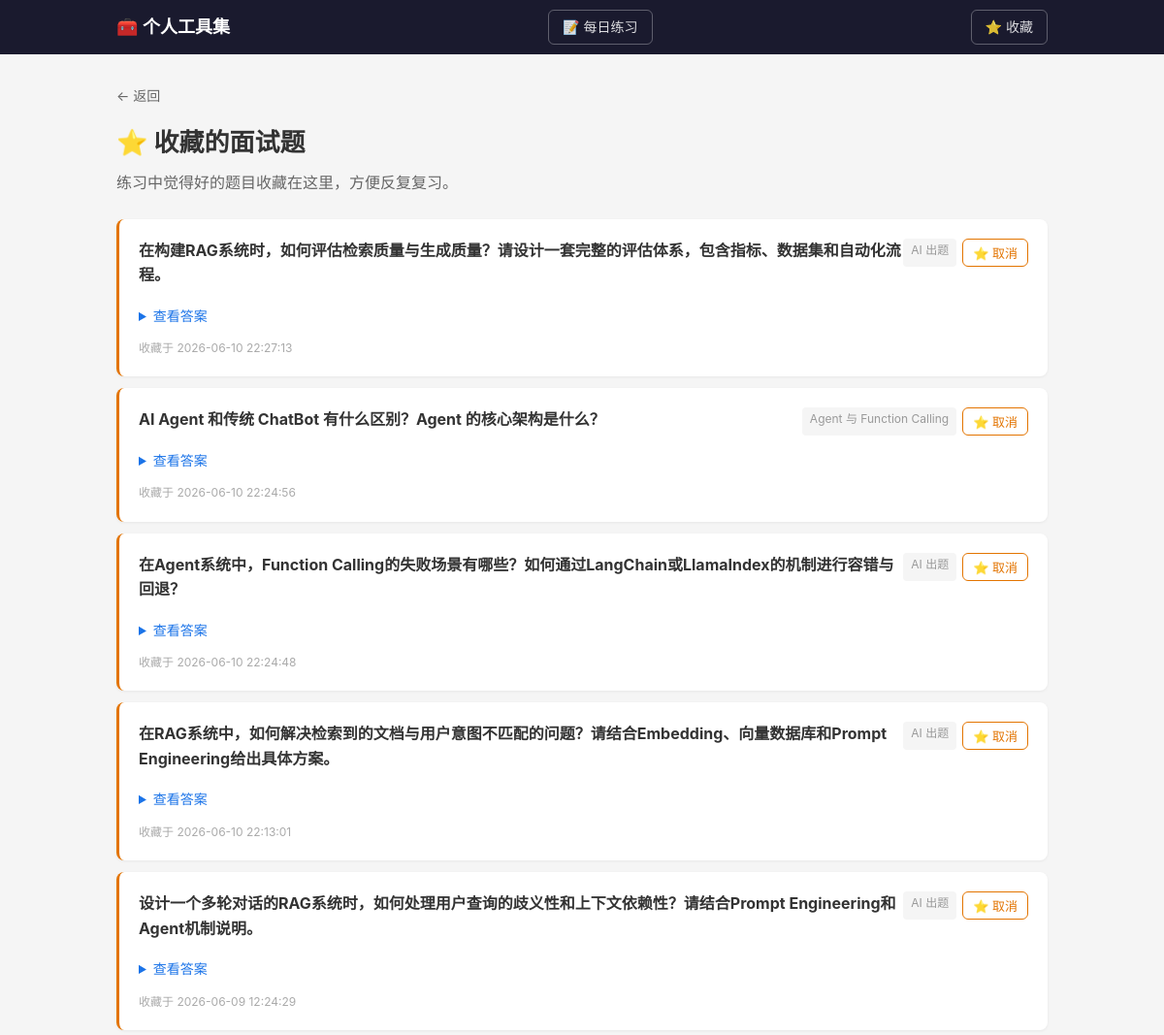
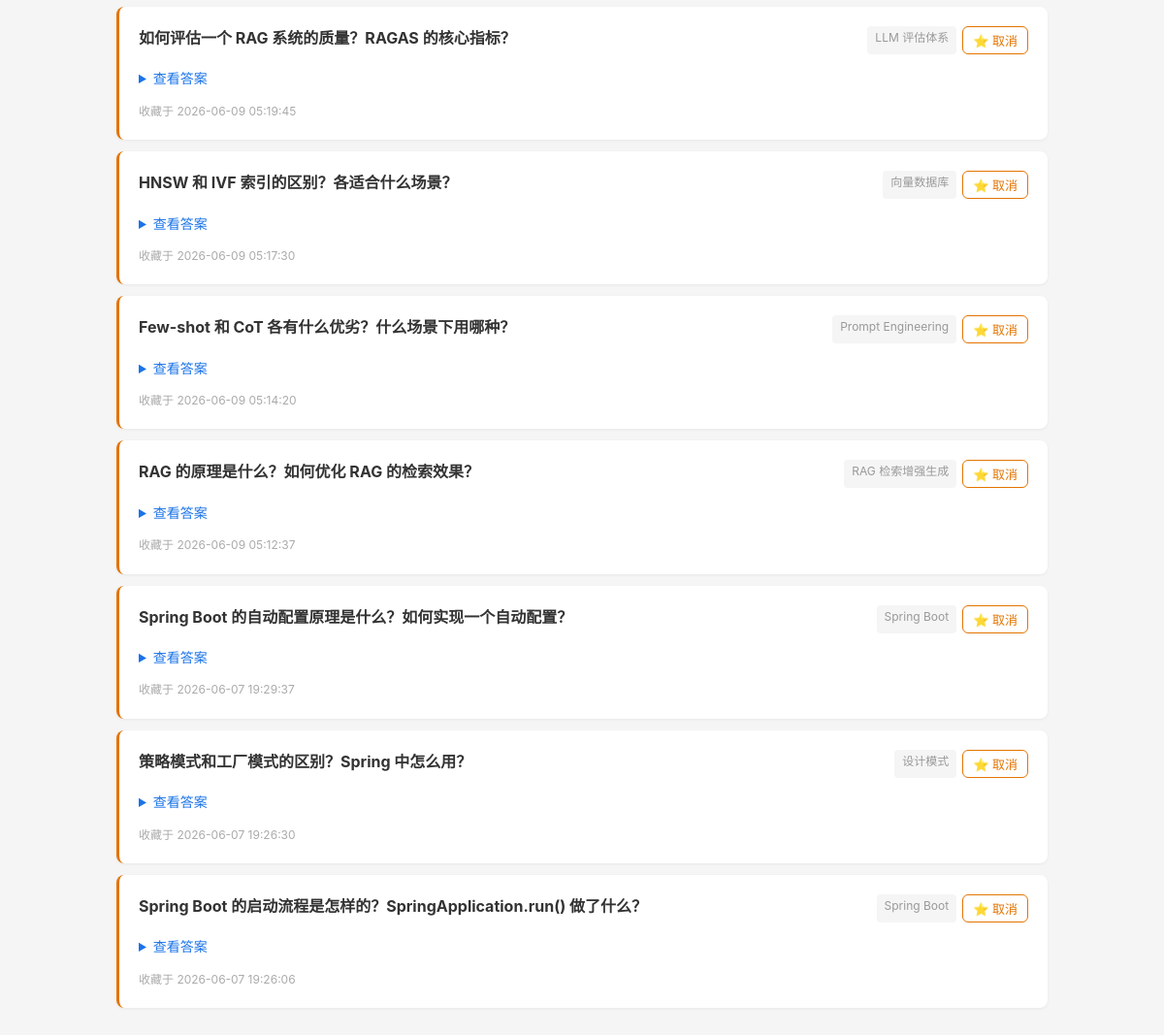
Page /skillset/favorites on the committed database (2 pictures, top to bottom).
### tables this page shows
CREATE TABLE favorite (
            id INTEGER PRIMARY KEY AUTOINCREMENT,
            entry_id INTEGER NOT NULL UNIQUE,
            created_at TIMESTAMP DEFAULT CURRENT_TIMESTAMP,
            FOREIGN KEY (entry_id) REFERENCES entry(id) ON DELETE CASCADE
        );

CREATE TABLE entry (
            id INTEGER PRIMARY KEY AUTOINCREMENT,
            stack_id INTEGER NOT NULL,
            title TEXT NOT NULL,
            content TEXT DEFAULT '',
            tags TEXT DEFAULT '',
            entry_type TEXT DEFAULT 'note',
            created_at TIMESTAMP DEFAULT CURRENT_TIMESTAMP,
            updated_at TIMESTAMP DEFAULT CURRENT_TIMESTAMP,
            FOREIGN KEY (stack_id) REFERENCES stack(id) ON DELETE CASCADE
        );

CREATE TABLE stack (
            id INTEGER PRIMARY KEY AUTOINCREMENT,
            tool_id INTEGER NOT NULL,
            name TEXT NOT NULL,
            description TEXT DEFAULT '',
            sort_order INTEGER DEFAULT 0,
            is_deprecated INTEGER DEFAULT 0,
            created_at TIMESTAMP DEFAULT CURRENT_TIMESTAMP, group_name TEXT DEFAULT '',
            FOREIGN KEY (tool_id) REFERENCES tool(id) ON DELETE CASCADE,
            UNIQUE(tool_id, name)
        );

### tools/skillset/routes.py (the view)
@bp.route("/favorites")
def favorite_list():
    favorites = Favorite.get_all()
    return render_template("favorites.html", favorites=favorites)

### app.py (called while the page is built)
@app.template_filter("markdown")
def markdown_filter(text):
    return markdown.markdown(
        text,
        extensions=["fenced_code", "tables", "codehilite"],
    )

### db.py (called while the page is built)
def get_db():
    conn = sqlite3.connect(str(DB_PATH))
    conn.row_factory = sqlite3.Row
    conn.execute("PRAGMA foreign_keys = ON")
    return conn

### tools/skillset/models.py (called while the page is built)
    @staticmethod
    def get_all():
        db = get_db()
        return db.execute(
            'SELECT e.*, s.name as stack_name, f.created_at as fav_at '
            'FROM favorite f JOIN entry e ON f.entry_id = e.id '
            'JOIN stack s ON e.stack_id = s.id '
            'ORDER BY f.created_at DESC'
        ).fetchall()

### templates/skillset/favorites.html (shortened to what this page needs)
{% extends "base.html" %}
{% block content %}
<div class="container">
    <a href="javascript:history.back()" class="back-link">← 返回</a>
    <h1>⭐ 收藏的面试题</h1>
    <p class="desc">练习中觉得好的题目收藏在这里，方便反复复习。</p>
    {% if favorites %}
    <div class="entry-list">
        {% for e in favorites %}
        <div class="entry-item interview-item">
            <div class="entry-header">
                <h3>{{ e.title }}</h3>
                <div class="entry-actions">
                    <span class="fav-stack">{{ e.stack_name }}</span>
                    <form method="POST" action="{{ url_for('.favorite_toggle', entry_id=e.id) }}">
                        <button type="submit" class="btn btn-sm btn-fav-active">⭐ 取消</button>
                    </form>
                </div>
            </div>
            <details class="interview-answer">
                <summary>查看答案</summary>
            </details>
            <div class="entry-meta">收藏于 {{ e.fav_at }}</div>
        </div>
        {% endfor %}
    </div>
    {% else %}
    <p class="empty">还没有收藏的面试题。在答题练习或技术栈页面点击 ⭐ 即可收藏。</p>
    {% endif %}
</div>
{% endblock %}

### templates/base.html (shortened to what this page needs)
<!DOCTYPE html>
<html lang="zh-CN">
<head>
    <link rel="stylesheet" href="{{ url_for('static', filename='style.css') }}">
</head>
<body>
    <nav class="nav">
        <div class="nav-inner">
            <a href="/" class="nav-brand">🧰 个人工具集</a>
            <a href="/skillset/practice" class="nav-practice">📝 每日练习</a>
            <a href="/skillset/favorites" class="nav-practice">⭐ 收藏</a>
        </div>
    </nav>
    <main class="main">
        {% block content %}{% endblock %}
    </main>
</body>
</html>

### static/style.css (style rules this page uses)
* { margin: 0; padding: 0; box-sizing: border-box; }
body { font-family: -apple-system, BlinkMacSystemFont, "Segoe UI", Roboto, sans-serif; background: #f5f5f5; color: #333; line-height: 1.6; }
.nav { background: #1a1a2e; color: #fff; padding: 0 20px; }
.nav-inner { max-width: 960px; margin: 0 auto; display: flex; align-items: center; height: 56px; }
.nav-brand { font-size: 18px; font-weight: 600; color: #fff; text-decoration: none; }
.nav-practice { font-size: 14px; color: rgba(255,255,255,.85); text-decoration: none; margin-left: auto; padding: 6px 14px; border: 1px solid rgba(255,255,255,.3); border-radius: 6px; transition: background .2s; }
.main { min-height: calc(100vh - 56px); padding: 30px 20px; }
.container { max-width: 960px; margin: 0 auto; }
h1 { font-size: 26px; margin-bottom: 8px; }
.desc { color: #666; margin-bottom: 24px; }
.back-link { display: inline-block; color: #666; text-decoration: none; margin-bottom: 16px; font-size: 14px; }
.entry-list { display: flex; flex-direction: column; gap: 12px; }
.entry-item { background: #fff; border-radius: 8px; padding: 20px; box-shadow: 0 1px 3px rgba(0,0,0,.06); }
.entry-header { display: flex; justify-content: space-between; align-items: flex-start; }
.entry-header h3 { font-size: 16px; margin-bottom: 4px; }
.entry-actions { display: flex; gap: 6px; flex-shrink: 0; }
.entry-meta { color: #aaa; font-size: 12px; margin-top: 8px; }
.btn { display: inline-block; padding: 8px 16px; border-radius: 6px; border: 1px solid #ddd; background: #fff; cursor: pointer; font-size: 14px; text-decoration: none; color: #333; }
.btn-sm { padding: 4px 10px; font-size: 13px; }
.interview-item { border-left: 3px solid #e37400; }
.interview-answer { margin-top: 10px; }
.interview-answer summary { cursor: pointer; color: #1a73e8; font-size: 14px; font-weight: 500; padding: 4px 0; }

### templates/skillset/favorites.html (style rules this page uses)
.fav-stack { font-size: 12px; color: #999; background: #f5f5f5; padding: 2px 8px; border-radius: 4px; }
.btn-fav-active { color: #e37400; border-color: #e37400; }

### rows in the picture
favorite: title "在构建RAG系统时，如何评估检索质量与生成质量？请设计一套完整的评估体系，包含指标、数据集和自动化流程。", stack_name "AI 出题", fav_at "2026-06-10 22:27:13"
favorite: title "AI Agent 和传统 ChatBot 有什么区别？Agent 的核心架构是什么？", stack_name "Agent 与 Function Calling", fav_at "2026-06-10 22:24:56"
favorite: title "在Agent系统中，Function Calling的失败场景有哪些？如何通过LangChain或LlamaIndex的机制进行容错与回退？", stack_name "AI 出题", fav_at "2026-06-10 22:24:48"
favorite: title "在RAG系统中，如何解决检索到的文档与用户意图不匹配的问题？请结合Embedding、向量数据库和Prompt Engineering给出具体方案。", stack_name "AI 出题", fav_at "2026-06-10 22:13:01"
favorite: title "设计一个多轮对话的RAG系统时，如何处理用户查询的歧义性和上下文依赖性？请结合Prompt Engineering和Agent机制说明。", stack_name "AI 出题", fav_at "2026-06-09 12:24:29"
favorite: title "如何评估一个 RAG 系统的质量？RAGAS 的核心指标？", stack_name "LLM 评估体系", fav_at "2026-06-09 05:19:45"
favorite: title "HNSW 和 IVF 索引的区别？各适合什么场景？", stack_name "向量数据库", fav_at "2026-06-09 05:17:30"
favorite: title "Few-shot 和 CoT 各有什么优劣？什么场景下用哪种？", stack_name "Prompt Engineering", fav_at "2026-06-09 05:14:20"
favorite: title "RAG 的原理是什么？如何优化 RAG 的检索效果？", stack_name "RAG 检索增强生成", fav_at "2026-06-09 05:12:37"
favorite: title "Spring Boot 的自动配置原理是什么？如何实现一个自动配置？", stack_name "Spring Boot", fav_at "2026-06-07 19:29:37"
favorite: title "策略模式和工厂模式的区别？Spring 中怎么用？", stack_name "设计模式", fav_at "2026-06-07 19:26:30"
favorite: title "Spring Boot 的启动流程是怎样的？SpringApplication.run() 做了什么？", stack_name "Spring Boot", fav_at "2026-06-07 19:26:06"
